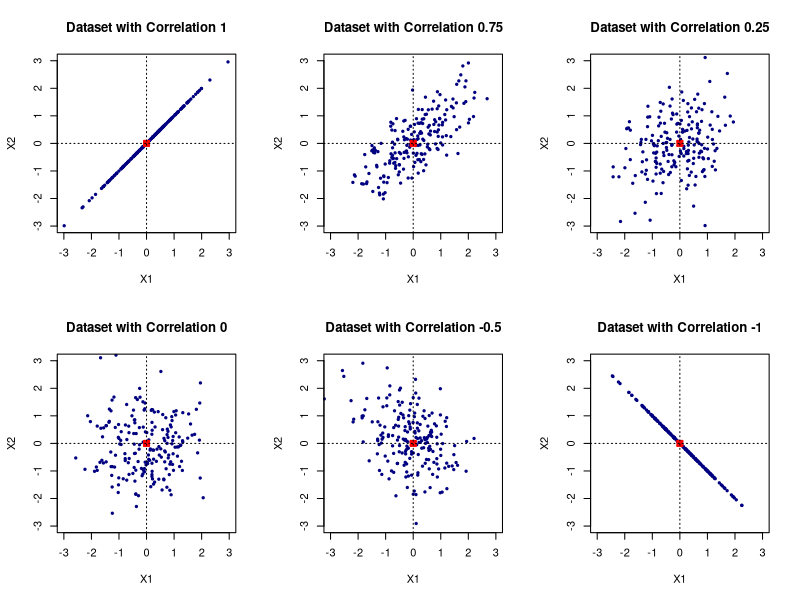
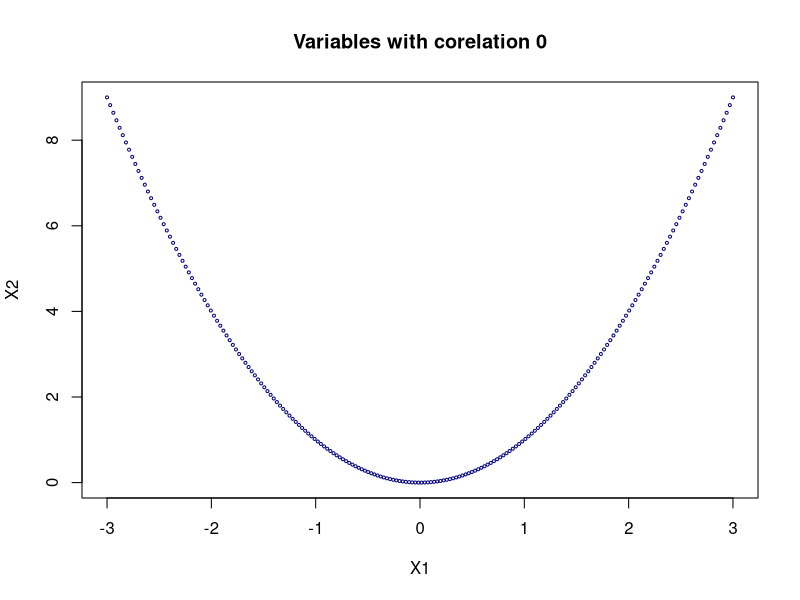
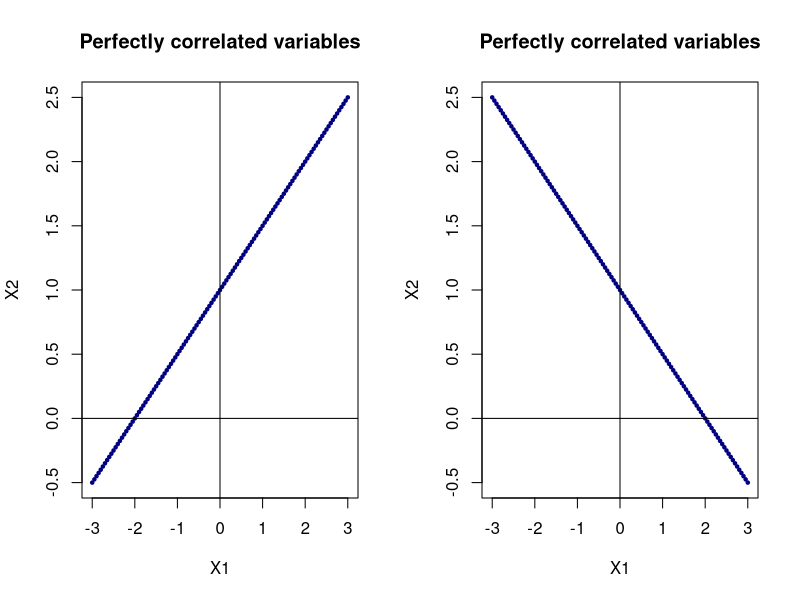

Recreate these plots in R, in order.
##################################################
# Demonstrate plotting graphs of paired variables
# (X1, X2) where cor(X1, X2) varies in a range
#
# Load the library for multivariate 
# normal distribution
library("mvtnorm") 

# Square plots
opar <- par(no.readonly=TRUE)
par(pty="s")
par(mfrow=c(2,3))

##################################################
# A function to plot a dataset with two variables
# such that cor(X1, X2) = cor
plotVars <- function(cor) {
  mu <- c(0, 0) # WLOG, let the means be at the origin
  
  # Given a correlation between X1, X2, we construct
  # a 2 x 2 correlation matrix
  # Recall: The correlation of a variable with itself is 1
  sig <- matrix(c(1,cor,cor,1), 
                byrow=TRUE, ncol=2)
  
  # Simulate a bivariate normal distribution of 
  # 200 datapoints with the stated characteristics
  x <- rmvnorm(n=200, 
               mean=mu, 
               sigma=sig)
  colnames(x) <- c("X1", "X2")
  plot(x, 
       xlab="X1", ylab="X2", 
       xlim=c(-3,3), ylim=c(-3,3),
       pch=20, cex=0.7, col="navy",
       main=paste("Dataset with Correlation", cor))
  
  # Paint the origina red
  points(mu[1], mu[2], pch=7, lwd=2, col="red")
  
  # Draw the axes
  abline(v=mu[1], lty=3)
  abline(h=mu[2], lty=3)
  
  # Should you wish to check, uncomment
#   print("***********************************************")
#   print(paste("Case: Correlation = ", cor))
#   print("The SAMPLE means of the variables are")
#   print(round(colMeans(x), 2))
#   print("The SAMPLE covariance matrix is")
#   print(round(var(x), 2))
}

# Obtain plots for pairs of variables with
# a range of correlation values from -1 to 1
plotVars(1)
plotVars(0.75)
plotVars(0.25)
plotVars(0)
plotVars(-0.5)
plotVars(-1)

# Reset to single plot parameters and graph the function
par(opar)

# Here's a technique to plot any function f(X1)
# First construct a sequence with 200 X1-values
# spanning between -3 and 3
X1 <- seq(-3, 3, length=200)

# Next obtain the function values - the syntax is intuitive
# We get X2 as f(all points in the X1 array)
X2 <- sapply(X1, function(x) { x*x})
correl <- round(cor(X1, X2), 2)

# Be surprised at the correlation number!
plot(X1, X2,
     main=paste("Variables with corelation", correl),
     cex=0.4,
     col="navy")

# Perfect correlation
par(mfrow=c(1,2))
X1 <- seq(-3, 3, 0.05)
plot(X1, 0.5*X1 + 1,
     main="Perfectly correlated variables",
     xlab="X1", ylab="X2",
     pch=20, cex=0.7, col="navy")
abline(h=0, v=0)

plot(X1, -0.5*X1 + 1,
     main="Perfectly correlated variables",
     xlab="X1", ylab="X2",
     pch=20, cex=0.7, col="navy")
abline(h=0, v=0)